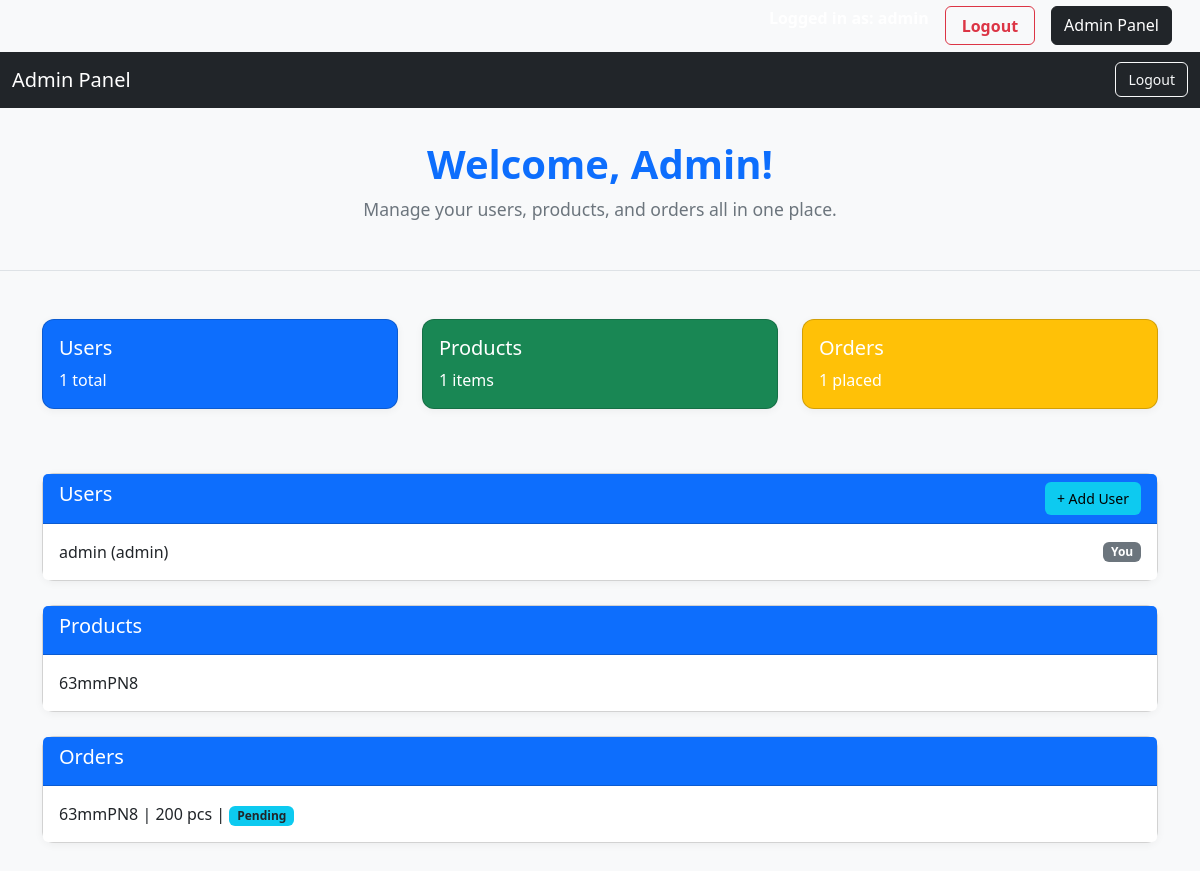
Page /admin (signed in) on the earlier database version.
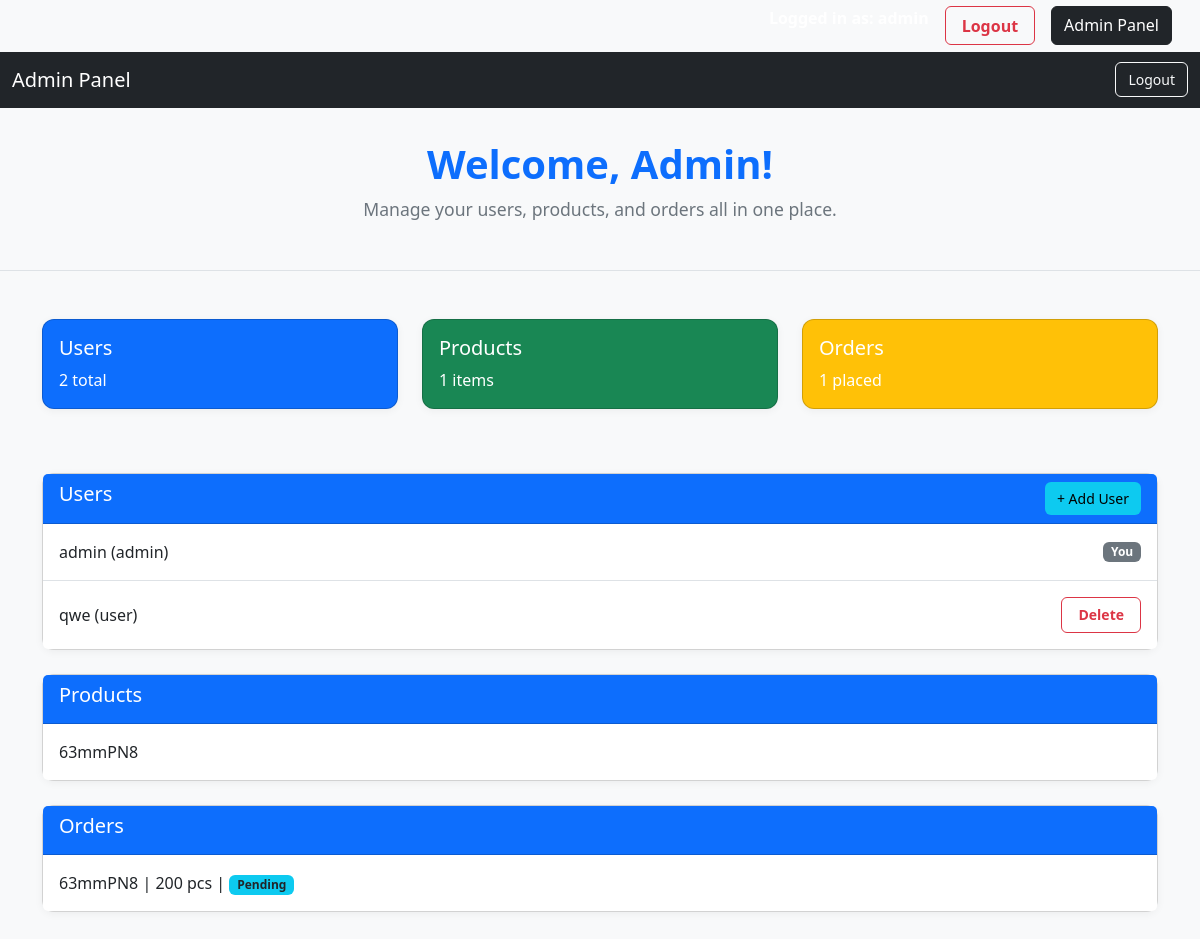
Same page on the later database version.
### app.py (models this page shows, shortened)
class User(db.Model, UserMixin):
    id = db.Column(db.Integer, primary_key=True)
    username = db.Column(db.String(150), unique=True, nullable=False)
    password_hash = db.Column(db.String(255), nullable=False)
    role = db.Column(db.String(50), default='user')  # e.g., admin, viewer

class Product(db.Model):
    id = db.Column(db.Integer, primary_key=True)
    name = db.Column(db.String(255), nullable=False)
    specification = db.Column(db.Text, nullable=True)

class Order(db.Model):
    id = db.Column(db.Integer, primary_key=True)
    product_id = db.Column(db.Integer, db.ForeignKey('product.id'), nullable=False)
    quantity = db.Column(db.Integer, nullable=False)
    status = db.Column(db.String(50), default="Pending")  # Options: Pending, In Progress, Completed
    order_date = db.Column(db.DateTime, default=db.func.current_timestamp())
    product = db.relationship('Product', backref='orders')

### app.py (the view)
@app.route('/admin')
@login_required
@admin_required
def admin_dashboard():
    users = User.query.all()
    products = Product.query.all()
    orders = Order.query.all()
    return render_template('dashboard.html', users=users, products=products, orders=orders)

### app.py (called while the page is built)
@login_manager.user_loader
def load_user(user_id):
    return User.query.get(int(user_id))

def admin_required(f):
    @wraps(f)
    def decorated_function(*args, **kwargs):
        if not current_user.is_authenticated or current_user.role != 'admin':
            abort(403)
        return f(*args, **kwargs)
    return decorated_function

### templates/dashboard.html (shortened to what this page needs)
{% extends 'base.html' %}
{% block body %}
<nav class="navbar navbar-expand-lg navbar-dark bg-dark">
    <div class="container-fluid">
        <a class="navbar-brand" href="#">Admin Panel</a>
        <div class="d-flex">
            <a href="{{ url_for('logout') }}" class="btn btn-outline-light btn-sm">Logout</a>
        </div>
    </div>
</nav>
<div class="header-title">
    <h1>Welcome, Admin!</h1>
    <p>Manage your users, products, and orders all in one place.</p>
</div>
<div class="container mt-5">
    <div class="row mb-5">
        <div class="col-md-4">
            <div class="card text-white bg-primary mb-3">
                <div class="card-body">
                    <h5 class="card-title">Users</h5>
                    <p class="card-text">{{ users | length }} total</p>
                </div>
            </div>
        </div>
        <div class="col-md-4">
            <div class="card text-white bg-success mb-3">
                <div class="card-body">
                    <h5 class="card-title">Products</h5>
                    <p class="card-text">{{ products | length }} items</p>
                </div>
            </div>
        </div>
        <div class="col-md-4">
            <div class="card text-white bg-warning mb-3">
                <div class="card-body">
                    <h5 class="card-title">Orders</h5>
                    <p class="card-text">{{ orders | length }} placed</p>
                </div>
            </div>
        </div>
    </div>
    <div class="card mb-4">
        <div class="card-header d-flex justify-content-between">
            <h5>Users</h5>
            <a href="{{ url_for('create_user') }}" class="btn btn-info btn-sm">+ Add User</a>
        </div>
        <ul class="list-group list-group-flush">
            {% for user in users %}
                <li class="list-group-item d-flex justify-content-between align-items-center">
                    {{ user.username }} ({{ user.role }})
                    {% if user.id != current_user.id %}
                        <form method="POST" action="{{ url_for('delete_user', user_id=user.id) }}">
                            <button class="btn btn-outline-danger btn-sm">Delete</button>
                        </form>
                    {% else %}
                        <span class="badge bg-secondary">You</span>
                    {% endif %}
                </li>
            {% endfor %}
        </ul>
    </div>
    <div class="card mb-4">
        <div class="card-header">
            <h5>Products</h5>
        </div>
        <ul class="list-group list-group-flush">
            {% for product in products %}
                <li class="list-group-item">{{ product.name }}</li>
            {% endfor %}
        </ul>
    </div>
    <div class="card mb-5">
        <div class="card-header">
            <h5>Orders</h5>
        </div>
        <ul class="list-group list-group-flush">
            {% for order in orders %}
                <li class="list-group-item">
                    {{ order.product.name }} | {{ order.quantity }} pcs |
                    <span class="badge bg-info text-dark">{{ order.status }}</span>
                </li>
            {% endfor %}
        </ul>
    </div>
</div>
{% endblock %}

### templates/base.html (shortened to what this page needs)
<!DOCTYPE html>
<html lang="en">
<head>
    <link href="https://cdn.jsdelivr.net/npm/bootstrap@5.3.2/dist/css/bootstrap.min.css" rel="stylesheet">
    <link rel="stylesheet" href="{{ url_for('static', filename='styles.css') }}">
</head>
<body>
    <nav class="navbar navbar-expand-lg navbar-light bg-light btn-outline-danger">
        <div class="container-fluid">
            <div class="d-flex">
                {% if current_user.is_authenticated %}
                    <span class="me-3">Logged in as: {{ current_user.username }}</span>
                    <a href="{{ url_for('logout') }}" class="btn btn-outline-danger">Logout</a>
                {% endif %}
                {% if current_user.is_authenticated and current_user.role == 'admin' %}
                <a href="{{ url_for('admin_dashboard') }}" class="btn btn-dark ms-3">Admin Panel</a>
                {% endif %}
            </div>
        </div>
    </nav>
    {% block body %}
    {% endblock %}
</body>
</html>

### static/styles.css (style rules this page uses)
body { font-family: "Segoe UI", sans-serif; background-color: #f8f9fa; margin: 0; padding: 0; color: #212529; }
.header-title { background-color: #f8f9fa; padding: 2rem 0; border-bottom: 1px solid #dee2e6; text-align: center; }
.header-title h1 { font-size: 2.5rem; font-weight: 700; color: #0d6efd; margin-bottom: 0.5rem; }
.header-title p { font-size: 1.1rem; color: #6c757d; }
.btn { border-radius: 6px; font-weight: 500; padding: 0.375rem 0.75rem; }
.btn.btn-info { background-color: #0dcaf0; border: none; }
.card { border-radius: 12px; box-shadow: 0 2px 8px rgba(0, 0, 0, 0.05); }
.card-header { background-color: #0d6efd; color: white; font-weight: 600; }
.list-group-item { padding: 1rem; transition: background-color 0.2s; }
.btn-outline-danger { font-weight: bold; padding: 0.4rem 1rem; }

Differences in the rows shown:
added User: username "qwe", role "user"
Other differences:
{{ users | length }}: "1" → "2"
